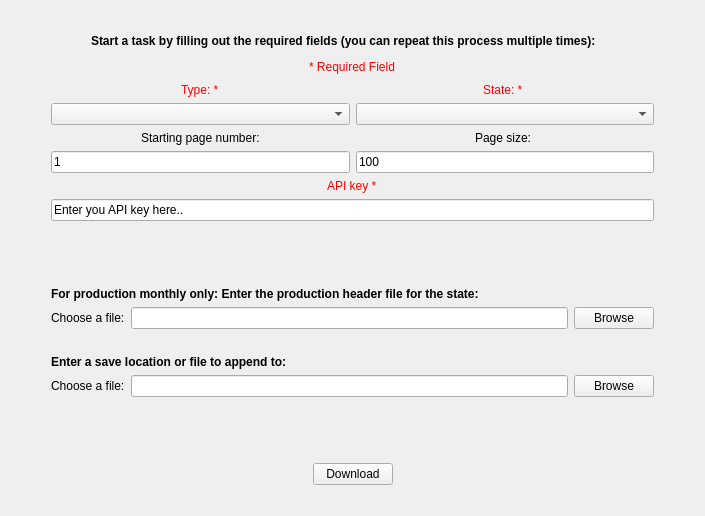
        <widget class="QWidget" name="Download">
         <property name="sizePolicy">
          <sizepolicy hsizetype="Expanding" vsizetype="Expanding">
           <horstretch>0</horstretch>
           <verstretch>0</verstretch>
          </sizepolicy>
         </property>
         <property name="toolTip">
          <string/>
         </property>
         <property name="whatsThis">
          <string>&lt;html&gt;&lt;head/&gt;&lt;body&gt;&lt;p&gt;Download&lt;/p&gt;&lt;/body&gt;&lt;/html&gt;</string>
         </property>
         <property name="accessibleName">
          <string/>
         </property>
         <attribute name="title">
          <string>Download</string>
         </attribute>
         <layout class="QGridLayout" name="gridLayout_4">
          <item row="3" column="0">
           <spacer name="horizontalSpacer_13">
            <property name="orientation">
             <enum>Qt::Horizontal</enum>
            </property>
            <property name="sizeHint" stdset="0">
             <size>
              <width>40</width>
              <height>20</height>
             </size>
            </property>
           </spacer>
          </item>
          <item row="3" column="1" colspan="4" alignment="Qt::AlignHCenter">
           <widget class="QLabel" name="label_11">
            <property name="styleSheet">
             <string notr="true">color: red;</string>
            </property>
            <property name="text">
             <string>* Required Field</string>
            </property>
           </widget>
          </item>
          <item row="5" column="1" colspan="4">
           <layout class="QGridLayout" name="gridLayout" rowstretch="0,0,0,0,0,0,0,0,0" columnstretch="0,0">
            <property name="sizeConstraint">
             <enum>QLayout::SetDefaultConstraint</enum>
            </property>
            <item row="2" column="0" alignment="Qt::AlignHCenter">
             <widget class="QLabel" name="label_7">
              <property name="font">
               <font>
                <weight>50</weight>
                <italic>false</italic>
                <bold>false</bold>
               </font>
              </property>
              <property name="text">
               <string>Starting page number:</string>
              </property>
             </widget>
            </item>
            <item row="0" column="0" alignment="Qt::AlignHCenter">
             <widget class="QLabel" name="label_6">
              <property name="font">
               <font>
                <weight>50</weight>
                <bold>false</bold>
               </font>
              </property>
              <property name="styleSheet">
               <string notr="true">color: red;</string>
              </property>
              <property name="text">
               <string>Type: *</string>
              </property>
             </widget>
            </item>
            <item row="4" column="0" colspan="2" alignment="Qt::AlignHCenter">
             <widget class="QLabel" name="label_10">
              <property name="font">
               <font>
                <weight>50</weight>
                <bold>false</bold>
               </font>
              </property>
              <property name="styleSheet">
               <string notr="true">color: red;</string>
              </property>
              <property name="text">
               <string>API key *</string>
              </property>
             </widget>
            </item>
            <item row="8" column="0">
             <spacer name="horizontalSpacer_3">
              <property name="orientation">
               <enum>Qt::Horizontal</enum>
              </property>
              <property name="sizeHint" stdset="0">
               <size>
                <width>40</width>
                <height>20</height>
               </size>
              </property>
             </spacer>
            </item>
            <item row="8" column="1">
             <spacer name="horizontalSpacer_4">
              <property name="orientation">
               <enum>Qt::Horizontal</enum>
              </property>
              <property name="sizeHint" stdset="0">
               <size>
                <width>40</width>
                <height>20</height>
               </size>
              </property>
             </spacer>
            </item>
            <item row="7" column="0">
             <spacer name="horizontalSpacer_11">
              <property name="orientation">
               <enum>Qt::Horizontal</enum>
              </property>
              <property name="sizeHint" stdset="0">
               <size>
                <width>40</width>
                <height>20</height>
               </size>
              </property>
             </spacer>
            </item>
            <item row="6" column="0">
             <spacer name="horizontalSpacer_12">
              <property name="orientation">
               <enum>Qt::Horizontal</enum>
              </property>
              <property name="sizeHint" stdset="0">
               <size>
                <width>40</width>
                <height>20</height>
               </size>
              </property>
             </spacer>
            </item>
            <item row="2" column="1" alignment="Qt::AlignHCenter">
             <widget class="QLabel" name="label_8">
              <property name="font">
               <font>
                <weight>50</weight>
                <bold>false</bold>
               </font>
              </property>
              <property name="text">
               <string>Page size: </string>
              </property>
             </widget>
            </item>
            <item row="1" column="1">
             <widget class="QComboBox" name="state_comboBox">
              <property name="sizePolicy">
               <sizepolicy hsizetype="Preferred" vsizetype="Fixed">
                <horstretch>0</horstretch>
                <verstretch>0</verstretch>
               </sizepolicy>
              </property>
             </widget>
            </item>
            <item row="1" column="0">
             <widget class="QComboBox" name="type_comboBox">
              <property name="sizePolicy">
               <sizepolicy hsizetype="Preferred" vsizetype="Fixed">
                <horstretch>0</horstretch>
                <verstretch>0</verstretch>
               </sizepolicy>
              </property>
             </widget>
            </item>
            <item row="0" column="1" alignment="Qt::AlignHCenter">
             <widget class="QLabel" name="label_9">
              <property name="font">
               <font>
                <weight>50</weight>
                <bold>false</bold>
               </font>
              </property>
              <property name="styleSheet">
               <string notr="true">color: red;</string>
              </property>
              <property name="text">
               <string>State: * </string>
              </property>
             </widget>
            </item>
            <item row="3" column="0">
             <widget class="QLineEdit" name="startpage_lineEdit">
              <property name="text">
               <string>1</string>
              </property>
             </widget>
            </item>
            <item row="3" column="1">
             <widget class="QLineEdit" name="pagesize_lineEdit">
              <property name="text">
               <string>100</string>
              </property>
             </widget>
            </item>
            <item row="5" column="0" colspan="2">
             <widget class="QLineEdit" name="api_lineEdit">
              <property name="text">
               <string>Enter you API key here..</string>
              </property>
             </widget>
            </item>
           </layout>
          </item>
          <item row="11" column="1">
           <spacer name="horizontalSpacer_10">
            <property name="orientation">
             <enum>Qt::Horizontal</enum>
            </property>
            <property name="sizeHint" stdset="0">
             <size>
              <width>40</width>
              <height>20</height>
             </size>
            </property>
           </spacer>
          </item>
          <item row="0" column="1">
           <spacer name="horizontalSpacer_7">
            <property name="orientation">
             <enum>Qt::Horizontal</enum>
            </property>
            <property name="sizeHint" stdset="0">
             <size>
              <width>40</width>
              <height>20</height>
             </size>
            </property>
           </spacer>
          </item>
          <item row="10" column="1" colspan="4">
           <layout class="QVBoxLayout" name="verticalLayout">
            <item>
             <widget class="QLabel" name="label_15">
              <property name="font">
               <font>
                <weight>75</weight>
                <bold>true</bold>
               </font>
              </property>
              <property name="text">
               <string>For production monthly only: Enter the production header file for the state: </string>
              </property>
             </widget>
            </item>
            <item>
             <layout class="QHBoxLayout" name="horizontalLayout">
              <item>
               <widget class="QLabel" name="label_14">
                <property name="text">
                 <string>Choose a file:</string>
                </property>
               </widget>
              </item>
              <item>
               <widget class="QLineEdit" name="prodm_lineEdit"/>
              </item>
              <item>
               <widget class="QPushButton" name="prodm_browse">
                <property name="text">
                 <string>Browse</string>
                </property>
               </widget>
              </item>
             </layout>
            </item>
            <item>
             <spacer name="horizontalSpacer_5">
              <property name="orientation">
               <enum>Qt::Horizontal</enum>
              </property>
              <property name="sizeHint" stdset="0">
               <size>
                <width>40</width>
                <height>20</height>
               </size>
              </property>
             </spacer>
            </item>
            <item>
             <widget class="QLabel" name="label_13">
              <property name="font">
               <font>
                <weight>75</weight>
                <bold>true</bold>
               </font>
              </property>
              <property name="text">
               <string>Enter a save location or file to append to:</string>
              </property>
             </widget>
            </item>
            <item>
             <layout class="QHBoxLayout" name="horizontalLayout_3">
              <item>
               <widget class="QLabel" name="label_12">
                <property name="text">
                 <string>Choose a file:</string>
                </property>
               </widget>
              </item>
              <item>
               <widget class="QLineEdit" name="save_lineEdit"/>
              </item>
              <item>
               <widget class="QPushButton" name="save_browse">
                <property name="text">
                 <string>Browse</string>
                </property>
               </widget>
              </item>
             </layout>
            </item>
            <item>
             <spacer name="verticalSpacer_3">
              <property name="orientation">
               <enum>Qt::Vertical</enum>
              </property>
              <property name="sizeHint" stdset="0">
               <size>
                <width>20</width>
                <height>40</height>
               </size>
              </property>
             </spacer>
            </item>
            <item>
             <spacer name="horizontalSpacer_9">
              <property name="orientation">
               <enum>Qt::Horizontal</enum>
              </property>
              <property name="sizeHint" stdset="0">
               <size>
                <width>40</width>
                <height>20</height>
               </size>
              </property>
             </spacer>
            </item>
            <item>
             <layout class="QHBoxLayout" name="horizontalLayout_4">
              <item>
               <spacer name="horizontalSpacer_8">
                <property name="orientation">
                 <enum>Qt::Horizontal</enum>
                </property>
                <property name="sizeHint" stdset="0">
                 <size>
                  <width>40</width>
                  <height>20</height>
                 </size>
                </property>
               </spacer>
              </item>
              <item>
               <widget class="QPushButton" name="download_button">
                <property name="styleSheet">
                 <string notr="true"/>
                </property>
                <property name="text">
                 <string>Download</string>
                </property>
               </widget>
              </item>
              <item>
               <spacer name="horizontalSpacer_6">
                <property name="orientation">
                 <enum>Qt::Horizontal</enum>
                </property>
                <property name="sizeHint" stdset="0">
                 <size>
                  <width>40</width>
                  <height>20</height>
                 </size>
                </property>
               </spacer>
              </item>
             </layout>
            </item>
           </layout>
          </item>
          <item row="1" column="1">
           <layout class="QHBoxLayout" name="horizontalLayout_10">
            <item>
             <spacer name="horizontalSpacer_21">
              <property name="orientation">
               <enum>Qt::Horizontal</enum>
              </property>
              <property name="sizeHint" stdset="0">
               <size>
                <width>40</width>
                <height>20</height>
               </size>
              </property>
             </spacer>
            </item>
            <item>
             <widget class="QLabel" name="label_5">
              <property name="font">
               <font>
                <weight>75</weight>
                <bold>true</bold>
               </font>
              </property>
              <property name="text">
               <string>Start a task by filling out the required fields (you can repeat this process multiple times):</string>
              </property>
             </widget>
            </item>
            <item>
             <spacer name="horizontalSpacer_19">
              <property name="orientation">
               <enum>Qt::Horizontal</enum>
              </property>
              <property name="sizeHint" stdset="0">
               <size>
                <width>40</width>
                <height>20</height>
               </size>
              </property>
             </spacer>
            </item>
           </layout>
          </item>
          <item row="11" column="5">
           <spacer name="horizontalSpacer_15">
            <property name="orientation">
             <enum>Qt::Horizontal</enum>
            </property>
            <property name="sizeHint" stdset="0">
             <size>
              <width>40</width>
              <height>20</height>
             </size>
            </property>
           </spacer>
          </item>
         </layout>
        </widget>
